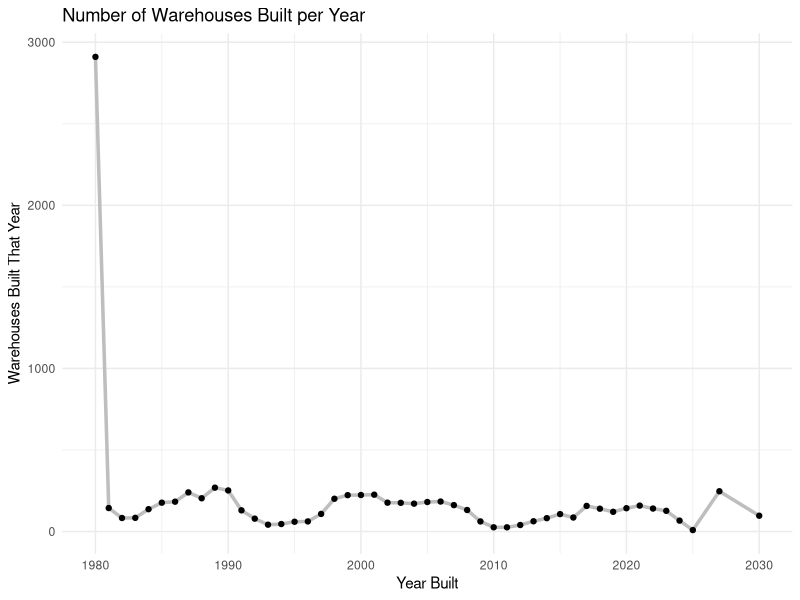
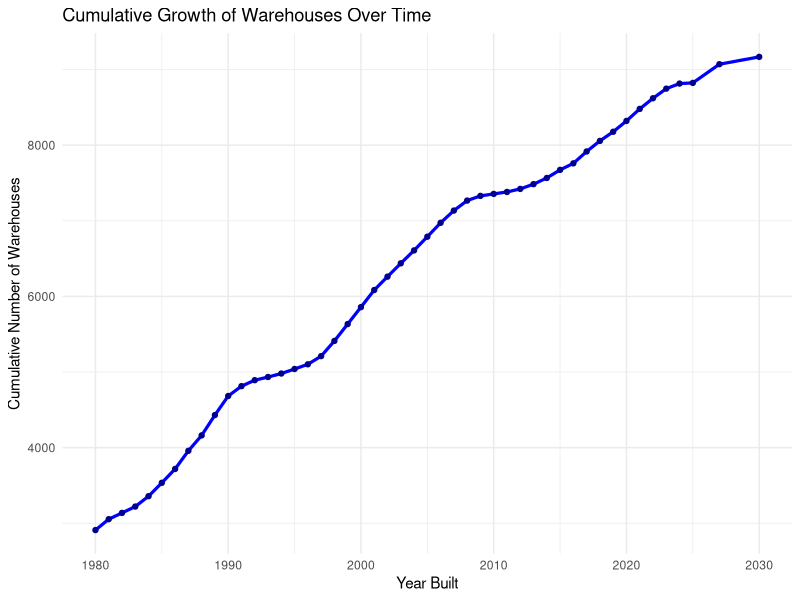

These figures' R source, in order: (Note: this script raises an error after producing the figures.)
## ---- chunk 1
knitr::opts_chunk$set(
  fig.path = "figures/",
  echo = FALSE,
  message = FALSE,
  warning = FALSE
)
## ---- chunk 2
#View warehouse list dataset
View(data)
## ---- chunk 3
#Packages
library(readxl)
library(dplyr)
library(ggplot2)
## ---- chunk 4

# Read data
df <- read_excel("Warehouse_List.xlsx")

# Drop first row (it was a second header)
df_clean <- df[-1, ]

# Extract year built from the correct column (Unnamed: 3)
df_clean <- df_clean |>
  mutate(year_built = as.numeric(`...4`)) |>
  filter(!is.na(year_built))


# Count warehouses per year (IMPORTANT: avoid naming column "n")
warehouse_counts <- df_clean |>
  group_by(year_built) |>
  summarise(count = n(), .groups = "drop") |>
  arrange(year_built)

#Check total built each year
head(warehouse_counts)

## ---- chunk 5
#Plot warehouses built each year

ggplot(warehouse_counts, aes(x = year_built, y = count)) +
  geom_line(color = "grey", size = 1.2) +
  geom_point(color = "black") +
  labs(
    title = "Number of Warehouses Built per Year",
    x = "Year Built",
    y = "Warehouses Built That Year"
  ) +
  theme_minimal()
## ---- chunk 6
#Cumpute cumulative growth
warehouse_counts <- warehouse_counts |>
  mutate(cumulative = cumsum(count))

warehouse_counts

## ---- chunk 7
#Plot cumulative growth
ggplot(warehouse_counts, aes(x = year_built, y = cumulative)) +
  geom_line(color = "blue", size = 1.1) +
  geom_point(color = "darkblue") +
  labs(
    title = "Cumulative Growth of Warehouses Over Time",
    x = "Year Built",
    y = "Cumulative Number of Warehouses"
  ) +
  theme_minimal()
## ---- chunk 8
#Fitting the logistic curve to overlay

#Creating a time variable
warehouse_counts <- warehouse_counts |>
  mutate(t = year_built - min(year_built))

#Fitting the logistic model 
logistic_fit <- nls(
  cumulative ~ K / (1 + A * exp(-r * t)),
  data = warehouse_counts,
  start = list(
    K = max(warehouse_counts$cumulative) * 1.2,  # slightly above current max
    A = 1,
    r = 0.1
  ),
  control = list(maxiter = 500)
)
## ---- chunk 9

#Plot Logistic Curve Overlay

ggplot(warehouse_counts, aes(x = year_built)) +
  geom_line(aes(y = cumulative), color = "blue", size = 1.1) +
  geom_point(aes(y = cumulative), color = "darkblue") +
  geom_line(aes(y = logistic_pred), color = "red", size = 1.2, linetype = "dashed") +
  theme_minimal() +
  labs(
    title = "Cumulative Warehouse Growth with Logistic Fit",
    x = "Year Built",
    y = "Cumulative Number of Warehouses",
    caption = "Blue = observed data | Red = logistic growth model"
  )


## ---- chunk 10
#Using Logistic Curve to Predict 

warehouse_counts$logistic_pred <- predict(logistic_fit)
print(warehouse_counts)


## ---- chunk 11
# Analyzing Change in Acres Across the Years

